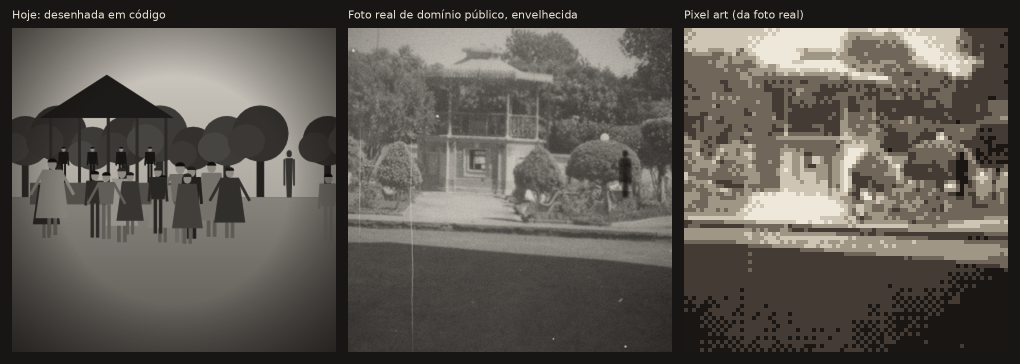
#> input picture art/experiments/coreto-real/comparacao.png, 2040 x 728 px, given in place of anapolis.png, which was not available (shown at 1/2 size)
$ python prepare.py ../experiments/coreto-real/comparacao.png ../experiments/coreto-real/destaque.png
#> lines starting #> are read from the running program, lines starting #| are printed output that depends on the picture
# Prepara as fotos reais do jogo a partir dos originais baixados (ver
# README.md): recorta cada foto no quadro do filme (quadrado no 120, 3:2 no
# 35 mm) e trata a pessoa
# recortada (rosto borrado, tom da foto). Depois, `revela age` envelhece
# cada cena. Uso: python3 prepare.py <originais> <saída>
import sys
from PIL import Image, ImageChops, ImageDraw, ImageEnhance, ImageFilter

src, out = sys.argv[1], sys.argv[2]
SIDE = 648
FILM_35 = (648, 432)

# (saída, original, recorte em fração da largura e da altura: x0, y0, x1, y1)
SCENES = [
    ('anapolis-coreto', 'anapolis.png', (682 / 1280, 452 / 847, 982 / 1280, 752 / 847)),
    ('campinas-jardim', 'jardim-carlos-gomes-2.jpg', (290 / 800, 20 / 533, 760 / 800, 490 / 533)),
    ('campinas-bento-quirino', 'praca-bento-quirino-2.jpg', (300 / 800, 20 / 521, 760 / 800, 480 / 521)),
    ('campinas-rosario', 'largo-do-rosario-2.jpg', (20 / 800, 15 / 520, 490 / 800, 485 / 520)),
    ('campinas-pompeo', 'praca-antonio-pompeo-3.jpg', (300 / 800, 60 / 615, 770 / 800, 530 / 615)),
    ('cambuci-porta', 'smulders-3812.jpg', (60 / 960, 0 / 749, 809 / 960, 749 / 749)),
    ('cambuci-altar', 'smulders-3794.jpg', (100 / 960, 0 / 751, 851 / 960, 751 / 751)),
    ('cambuci-bolo', 'smulders-3820.jpg', (100 / 960, 0 / 748, 848 / 960, 748 / 748)),
    ('cambuci-retrato', 'smulders-3805.jpg', (0 / 960, 0 / 728, 728 / 960, 728 / 728)),
    ('estudio-keiko', 'kitashirakawa-familia.jpg', (222 / 960, 520 / 1437, 782 / 960, 1080 / 1437)),
    ('estudio-okada', 'shimizu-familia.jpg', (420 / 960, 190 / 1470, 960 / 960, 730 / 1470)),
    ('estudio-rapaz', 'shimizu-familia.jpg', (80 / 960, 150 / 1470, 660 / 960, 730 / 1470)),
    ('estudio-ito', 'familia-1920.jpg', (0 / 960, 0 / 1291, 960 / 960, 960 / 1291)),
    ('retiro-chegada', 'kibboets-255-4182.jpg', (0 / 960, 0 / 967, 960 / 960, 960 / 967)),
    ('retiro-dossel', 'kibboets-255-4190.jpg', (0 / 960, 0 / 968, 960 / 960, 960 / 968)),
    ('retiro-brinde', 'kibboets-255-4202.jpg', (0 / 960, 0 / 964, 960 / 960, 960 / 964)),
    ('retiro-danca', 'kibboets-255-4198.jpg', (0 / 960, 0 / 966, 960 / 960, 960 / 966)),
    ('bodas-presente', 'bodas-901-3938.jpg', (0 / 960, 0 / 804, 804 / 960, 804 / 804)),
    ('bodas-album', 'bodas-901-3937.jpg', (156 / 960, 0 / 801, 957 / 960, 801 / 801)),
    ('bodas-valsa', 'bodas-901-3939.jpg', (0 / 960, 150 / 1150, 960 / 960, 1110 / 1150)),
    ('bodas-familia', 'bodas-901-3941.jpg', (78 / 960, 0 / 801, 879 / 960, 801 / 801)),
    ('bodas-casal', 'bodas-901-3936.jpg', (384 / 960, 60 / 801, 960 / 960, 636 / 801)),
    ('mooca-convidados', 'bruiloft1966-0436.jpg', (50 / 960, 0 / 636, 686 / 960, 636 / 636)),
    ('mooca-familia', 'bruiloft1966-0432.jpg', (100 / 960, 0 / 620, 720 / 960, 620 / 620)),
    ('mooca-noivos', 'bruiloft1966-0435.jpg', (0 / 960, 100 / 1449, 960 / 960, 1060 / 1449)),
    ('mooca-saida', 'bruiloft1966-0444.jpg', (160 / 960, 0 / 630, 790 / 960, 630 / 630)),
]

# As de 35 mm, no mesmo formato.
SCENES_35 = [
    ('amersfoort-toalha', 'amersfoort-schaftuur.jpg', (215 / 960, 90 / 864, 731 / 960, 434 / 864)),
    ('amersfoort-turma', 'amersfoort-genietend.jpg', (204 / 960, 72 / 932, 724 / 960, 419 / 932)),
    ('renee-soneca', 'renee-gras.jpg', (0 / 960, 40 / 735, 960 / 960, 680 / 735)),
    ('sarphatipark-patos', 'sarphatipark-eenden.jpg', (110 / 960, 40 / 803, 960 / 960, 607 / 803)),
    ('comunhao-porta', 'nickerie-5484.jpg', (0 / 960, 240 / 932, 960 / 960, 880 / 932)),
    ('comunhao-altar', 'nickerie-5472.jpg', (0 / 960, 120 / 937, 960 / 960, 760 / 937)),
    ('comunhao-igreja', 'nickerie-5473.jpg', (0 / 960, 150 / 946, 960 / 960, 790 / 946)),
    ('comunhao-procissao', 'nickerie-5482.jpg', (0 / 960, 200 / 931, 960 / 960, 840 / 931)),
    ('quintal-bolhas', 'vandepoll-252-0729.jpg', (0 / 960, 300 / 1238, 960 / 960, 940 / 1238)),
    ('quintal-gramado', 'vandepoll-189-0416.jpg', (0 / 960, 40 / 726, 960 / 960, 680 / 726)),
    ('quintal-gato', 'vandepoll-252-1483.jpg', (0 / 960, 180 / 1256, 960 / 960, 820 / 1256)),
    ('quintal-escada', 'vandepoll-252-0857.jpg', (0 / 960, 200 / 1241, 960 / 960, 840 / 1241)),
    ('livraria-vitrine', 'vandepoll-255-1853.jpg', (0 / 960, 120 / 977, 960 / 960, 760 / 977)),
    ('livraria-estantes', 'anefo-900-8741.jpg', (0 / 960, 260 / 965, 960 / 960, 900 / 965)),
    ('livraria-gato', 'anefo-906-9507.jpg', (110 / 960, 90 / 748, 960 / 960, 657 / 748)),
    ('livraria-balcao', 'vandepoll-255-1852.jpg', (0 / 960, 200 / 957, 960 / 960, 840 / 957)),
    ('lucia-presente', 'vandepoll-189-0908.jpg', (0 / 960, 180 / 1280, 960 / 960, 820 / 1280)),
    ('lucia-netos', 'vandepoll-252-0847.jpg', (0 / 960, 50 / 744, 960 / 960, 690 / 744)),
    ('lucia-boneca', 'vandepoll-189-0803.jpg', (0 / 960, 200 / 1283, 960 / 960, 840 / 1283)),
    ('lucia-quintal', 'vandepoll-191-1114.jpg', (0 / 960, 200 / 1002, 960 / 960, 840 / 1002)),
    ('normal-passeio', 'kibboets-255-4488.jpg', (0 / 960, 150 / 983, 960 / 960, 790 / 983)),
    ('normal-banco', 'kibboets-255-4487.jpg', (0 / 960, 160 / 971, 960 / 960, 800 / 971)),
    ('normal-lanche', 'kibboets-255-4492.jpg', (0 / 960, 150 / 972, 960 / 960, 790 / 972)),
    ('normal-marlene', 'kibboets-255-4486.jpg', (0 / 960, 200 / 979, 960 / 960, 840 / 979)),
    ('rota-caminhao', 'legertruck-31-4-5.jpg', (0 / 960, 0 / 632, 948 / 960, 632 / 632)),
    ('rota-serra', 'legertruck-31-4-3.jpg', (0 / 960, 0 / 636, 954 / 960, 636 / 636)),
    ('rota-janela', 'legertruck-31-4-5.jpg', (0 / 960, 0 / 632, 576 / 960, 384 / 632)),
    ('rota-cabine', 'legertruck-31-4-5.jpg', (270 / 960, 0 / 632, 846 / 960, 384 / 632)),
    ('augusto-cadeira', 'debruyn-252-1349.jpg', (0 / 960, 115 / 961, 960 / 960, 755 / 961)),
    ('augusto-olhar', 'debruyn-252-1357.jpg', (0 / 960, 97 / 970, 960 / 960, 737 / 970)),
    ('augusto-cintura', 'debruyn-252-1352.jpg', (0 / 960, 98 / 984, 960 / 960, 738 / 984)),
    ('augusto-cigarro', 'debruyn-252-1354.jpg', (0 / 960, 96 / 961, 960 / 960, 736 / 961)),
    ('augusto-rosto', 'debruyn-252-1359.jpg', (192 / 960, 260 / 966, 768 / 960, 644 / 966)),
    ('augusto-fogo', 'debruyn-252-1355.jpg', (96 / 960, 96 / 964, 864 / 960, 608 / 964)),
]

# O rolo sem nome (dia 10): o rosto do Seu Augusto arrastado para os lados,
# cada foto mais. E a Marlene (dia 3), que sai tremida inteira, só ela.
# (meio x, meio y, raio x, raio y em fração do quadro; força)
FACES = {
    'normal-marlene': (0.17, 0.55, 0.15, 0.45, 0.5),
    'augusto-cadeira': (0.51, 0.33, 0.07, 0.15, 0.3),
    'augusto-olhar': (0.52, 0.38, 0.1, 0.2, 0.45),
    'augusto-cintura': (0.34, 0.32, 0.1, 0.18, 0.55),
    'augusto-cigarro': (0.42, 0.36, 0.09, 0.17, 0.65),
    'augusto-rosto': (0.53, 0.5, 0.2, 0.38, 1.0),
    'augusto-fogo': (0.42, 0.45, 0.12, 0.22, 0.85),
}


def smear_face(im, cx, cy, rx, ry, force):
    w, h = im.size
    reach = round(w * rx * 1.6 * force)
    smear = im.copy()
    for dx in range(-reach, reach + 1, max(1, reach // 8)):
        smear = ImageChops.lighter(smear, ImageChops.offset(im, dx, 0))
    smear = Image.blend(im.filter(ImageFilter.BoxBlur(max(1, reach // 4))), smear, 0.45)
    mask = Image.new('L', im.size, 0)
    ImageDraw.Draw(mask).ellipse([w * (cx - rx), h * (cy - ry), w * (cx + rx), h * (cy + ry)], fill=round(255 * min(1, 0.4 + force)))
    return Image.composite(smear, im, mask.filter(ImageFilter.GaussianBlur(w * rx * 0.4)))


for scenes, size in ((SCENES, (SIDE, SIDE)), (SCENES_35, FILM_35)):
    for name, f, (x0, y0, x1, y1) in scenes:
        im = Image.open(f'{src}/{f}').convert('L')
        box = (round(x0 * im.width), round(y0 * im.height), round(x1 * im.width), round(y1 * im.height))
#> box = (1087, 388, 1565, 646)
        im = im.crop(box).resize(size, Image.LANCZOS)
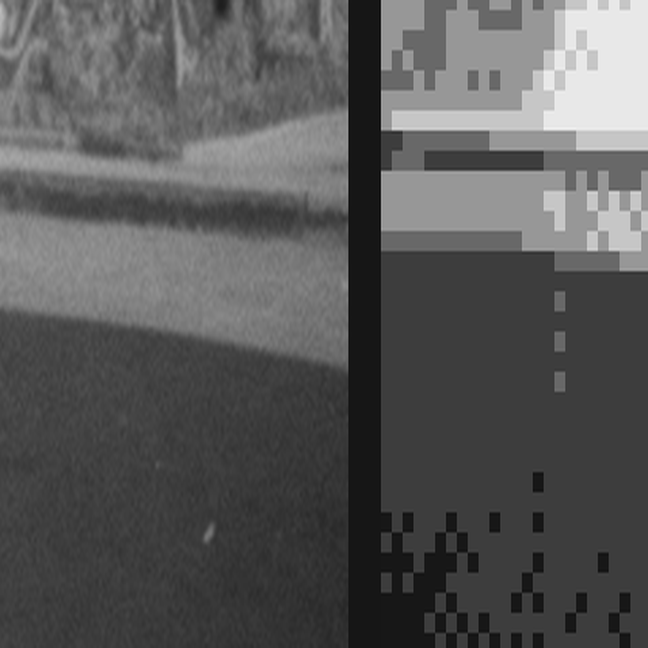
#> im: PIL image 648x648 L; min 8, max 245, mean 88.3
#> (the run stopped early here; a loop or call above may not have finished)

$ run again, on art/experiments/coreto-real/destaque.png
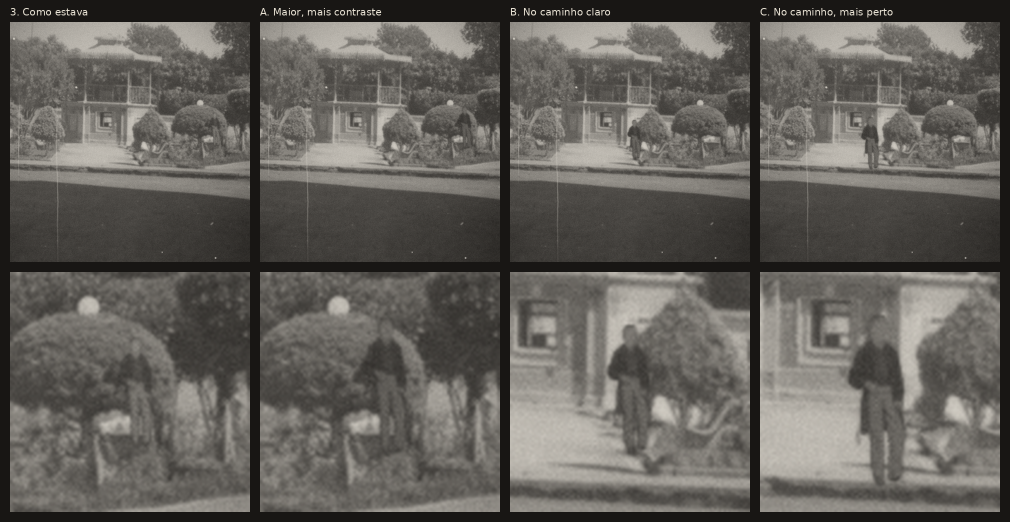
#> input picture art/experiments/coreto-real/destaque.png, 2020 x 1044 px, given in place of anapolis.png, which was not available (shown at 1/2 size)
#> `im = im.crop(box).resize(size, Image.LANCZOS)`:
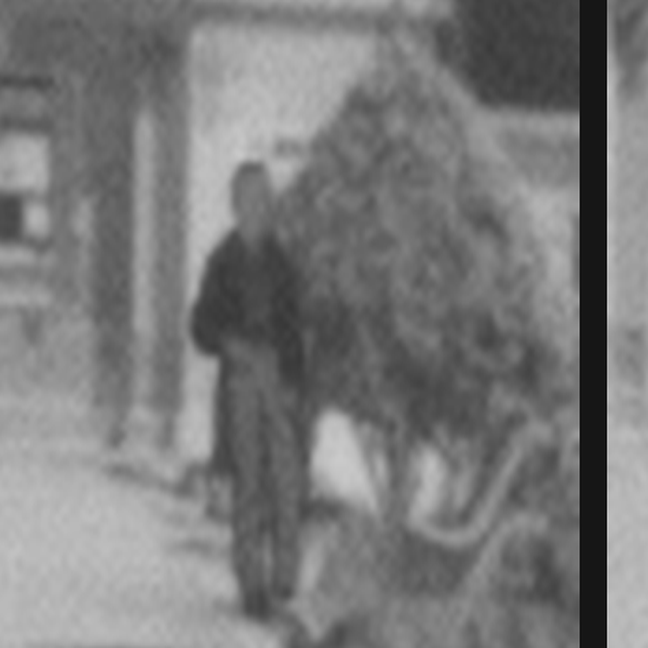
#> im: PIL image 648x648 L; min 5, max 209, mean 122.1

$ run again, on art/experiments/coreto-real/envelhecida.png
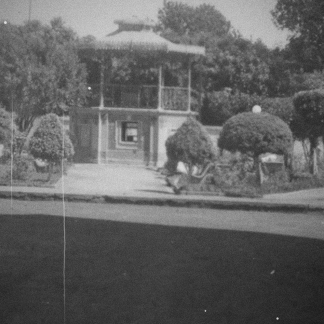
#> input picture art/experiments/coreto-real/envelhecida.png, 324 x 324 px, given in place of anapolis.png, which was not available
#> im is the input picture: PIL image 324x324 L; min 26, max 220, mean 100.3
#> `im = im.crop(box).resize(size, Image.LANCZOS)`:
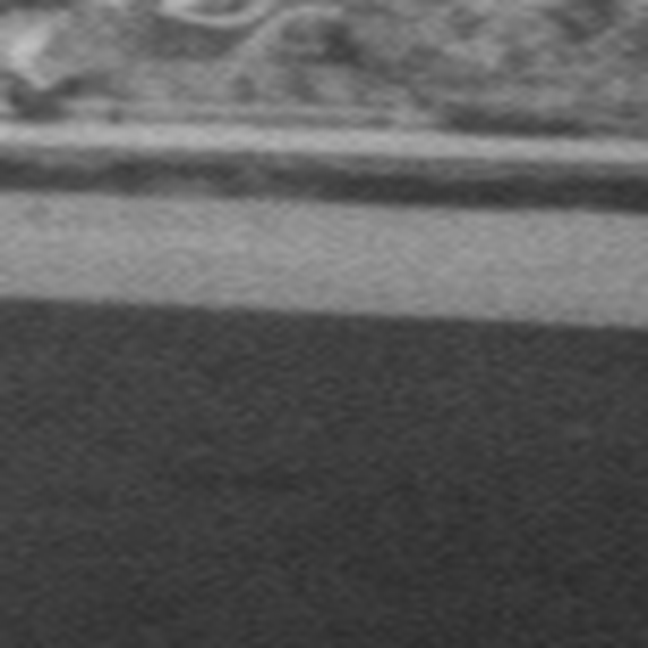
#> im: PIL image 648x648 L; min 42, max 192, mean 90.5
